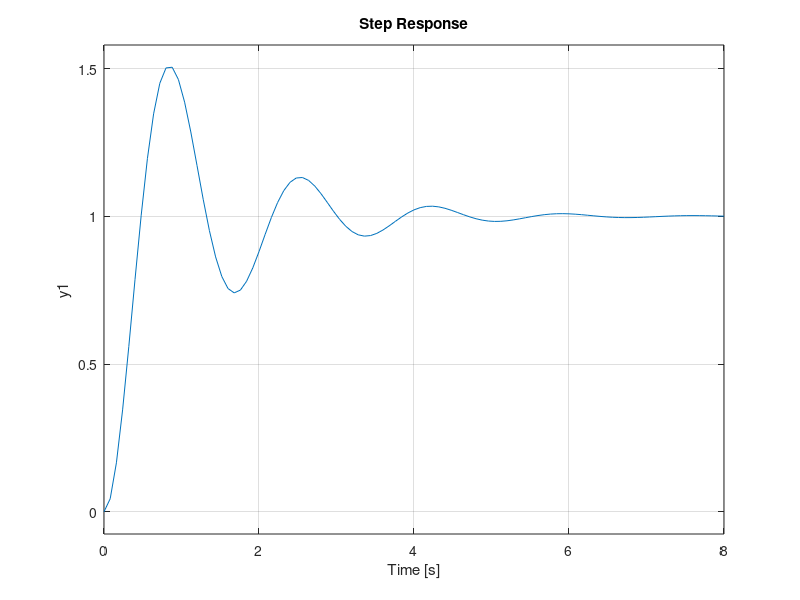

The MATLAB script that drew this image: (Note: this script raises an error after producing the figure.)
s=tf('s');
G=40/(s^2+3*s+14);
C=(14.51*s^2+43.53*s+203.14)/(40*s^2+64*s);
t=feedback(C*G,1);
step(t)
%%%%%%%%%%%%%%%%%%%%%%%%%%%%%%%%%%%%%%%%%
plot(Controlador.time,Controlador.data(:,1),'r')
xlabel('Time')
ylabel('Amplitude')
hold on
plot(Controlador.time,Controlador.data(:,2),'b')
xlabel('Time')
ylabel('Amplitude')